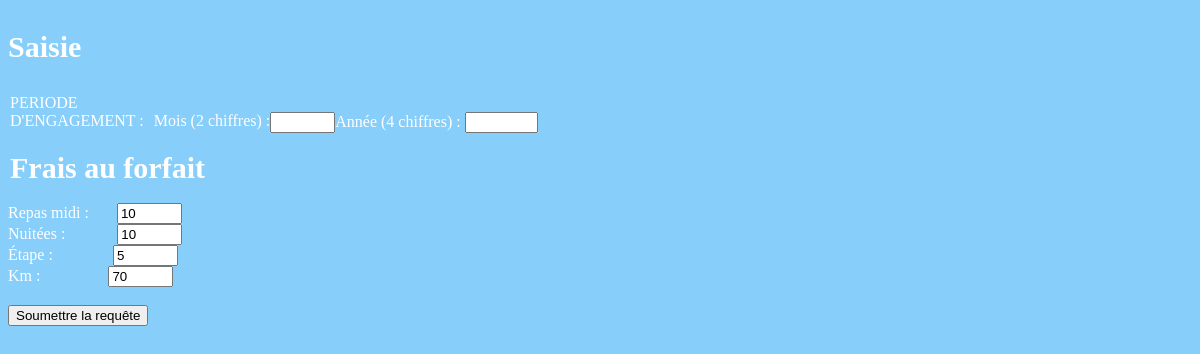
Page /PHP/RenseignerFicheFraisModif.php?id=1 on the committed database.
### tables this page shows
CREATE TABLE `lignefraisforfait` (
  `idFicheFrais` int NOT NULL,
  `idForfait` char(4) NOT NULL,
  `quantite` int NOT NULL,
  `id` int NOT NULL
);

### PHP/RenseignerFicheFraisModif.php (the view, shortened to what this page needs)
<!DOCTYPE html>
<?php
$cnxBDD = connexion();
$idFicheFrais = $_GET['id'];
$sqlRep ="SELECT idForfait, quantite, idFicheFrais FROM lignefraisforfait WHERE idFicheFrais='".$idFicheFrais."' AND idForfait='REP';";
    $sqlRep = $cnxBDD -> query($sqlRep);
    while($userData = $sqlRep -> fetch_assoc()) {
        $rep = $userData['quantite'];
}
$sqlNui ="SELECT idForfait, quantite, idFicheFrais FROM lignefraisforfait WHERE idFicheFrais='".$idFicheFrais."' AND idForfait='NUI';";
    $sqlNui = $cnxBDD -> query($sqlNui);
    while($userData = $sqlNui -> fetch_assoc()) {
        $nui = $userData['quantite'];
}
$sqlEta ="SELECT idForfait, quantite, idFicheFrais FROM lignefraisforfait WHERE idFicheFrais='".$idFicheFrais."' AND idForfait='ETA';";
    $sqlEta = $cnxBDD -> query($sqlEta);
    while($userData = $sqlEta -> fetch_assoc()) {
        $eta = $userData['quantite'];
}
$sqlKm ="SELECT idForfait, quantite, idFicheFrais FROM lignefraisforfait WHERE idFicheFrais='".$idFicheFrais."' AND idForfait='KM';";
    $sqlKm = $cnxBDD -> query($sqlKm);
    while($userData = $sqlKm -> fetch_assoc()) {
        $km = $userData['quantite'];
}
?>
<html>
<head>
    <link href="FeuilleCSS.css" rel="stylesheet">
</head>
<body class="bodyRenseignerFicheFrais" style="background-color:lightskyblue; color:white">
    <form action="FormModifFrais.php" method="post">
        <div>
            <p style="font-size:30px"><b>Saisie</b></p>
        </div>
<?php
        echo "<div>";
            echo '<legend style="float:left; display:inline"> PERIODE <br /> D\'ENGAGEMENT : &nbsp</legend>';
            echo "<br />";
            echo '<label for="mois" style="float:left; display:inline">Mois (2 chiffres) : </label>';
            echo '<input type="text" name="mois" id="mois" size="5" maxlength="2" value ="'.$mois.'">';
            echo '<label for="Année">Année (4 chiffres) : </label>';
            echo '<input type="text" name="annee" id="annee" size="6" maxlength="4" value="'.$annee.'">';
            echo "<br />";
        echo "</div>";
?>
        <div>
            <br />
            <legend style="font-size:30px"> <b>Frais au forfait </b></legend>
            <br />
            <label for="repas">Repas midi : </label>
            &nbsp &nbsp &nbsp <input type="text" name="repas" id="mois" size="5" maxlength="2" value="<?php echo $rep ?>" required>
        </div>
        <div>
            <label for="nuit">Nuitées : </label>
            &nbsp &nbsp &nbsp &nbsp &nbsp &nbsp <input type="text" name="nuit" id="nuit" size="5" maxlength="2" value="<?php echo $nui ?>" required>
        </div>
        <div>
            <label for="etape">Étape : </label>
            &nbsp &nbsp &nbsp &nbsp &nbsp &nbsp &nbsp <input type="text" name="etape" id="etape" size="5" maxlength="2" value="<?php echo $eta ?>" required>
        </div>
        <div>
            <label for="Km"> Km : </label>
            &nbsp &nbsp &nbsp &nbsp &nbsp &nbsp &nbsp &nbsp <input type="text" name="km" id="km" size="5" maxlength="5" value="<?php echo $km ?>" required>
        </div>
        <div>
            <br />
	    	<input id="envoyer" name="envoyer" type="submit" value="Soumettre la requête" title="" />
        </div>
    </form>
</body>
</html>

### rows in the picture
lignefraisforfait: repas "10"
lignefraisforfait: nuit "10"
lignefraisforfait: etape "5"
lignefraisforfait: km "70"
